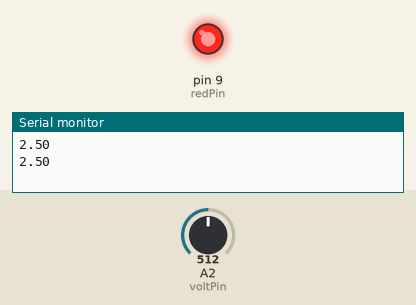
Recording of a sketch running on a simulated Arduino Uno, built with avr-gcc and run on an emulated ATmega328P. Parts: output pins drawn as LEDs (lit = HIGH), the last lines printed to the serial monitor. Inputs (shaded band) come from the test bench; at power-on: A2 (voltPin) = 512.

Above: at 1.8 s.
1.9 s: A2 (voltPin) set to 505
At 3.0 s:
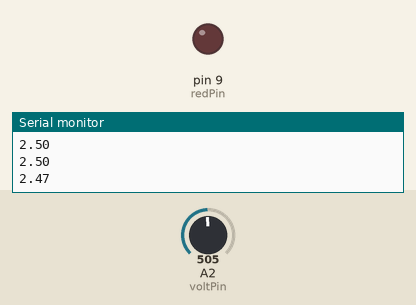
3.5 s: A2 (voltPin) set to 716
At 4.5 s:
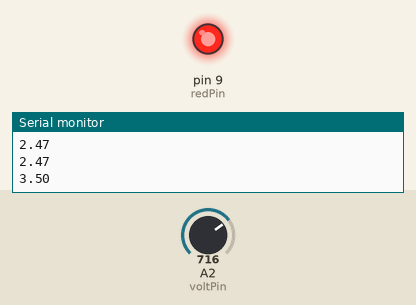
5.5 s: A2 (voltPin) set to 806
7.2 s: A2 (voltPin) set to 837
At 8.8 s:
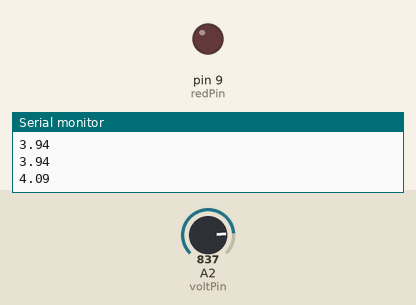
Timing chart, 0 to 10.3 s (numbered marks = the images above; inputs shaded):
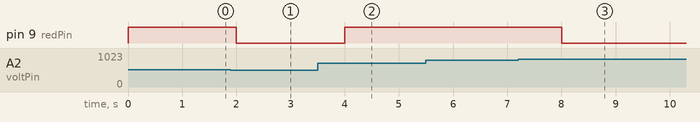

The sketch:

BareMinimum.ino
```cpp
int voltPin = A2;
int readValue;
double V2;
int wait = 1000;
int redPin = 9;

void setup() {
  // put your setup code here, to run once:
Serial.begin(115200); //Make sure baud in serial monitor is this same value
pinMode(redPin, INPUT);
pinMode(redPin, OUTPUT);
}

void loop() {
  // put your main code here, to run repeatedly:
readValue = analogRead(voltPin);
//Convert to voltage
V2 = (5.0 / 1023.0) * readValue;
Serial.println(V2);

if (V2 > 2.5 && V2 < 4.0)
{
  digitalWrite(redPin, HIGH);
}
if (V2 < 2.5 || V2 > 4)
{
  digitalWrite(redPin, LOW);
}

delay(wait);

}
```

Measured:
- the behaviour switches between 512 and 511 on A2 (voltPin) (found by bisection; images 0 and 1)
- the behaviour switches between 818 and 819 on A2 (voltPin) (found by bisection; images 2 and 3)
- after the input at 1.9 s, pin 9 (redPin): HIGH → LOW after 0.10 s
- after the input at 3.5 s, pin 9 (redPin): LOW → HIGH after 0.50 s
- after the input at 7.2 s, pin 9 (redPin): HIGH → LOW after 0.80 s
